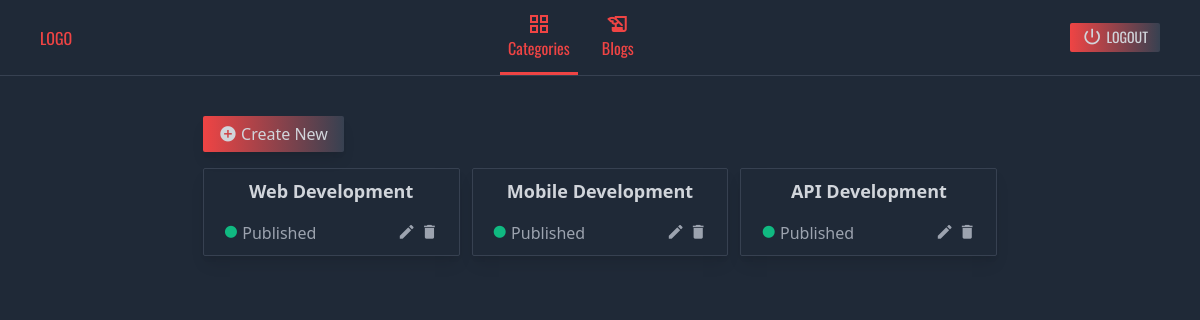
/admin/index.php (signed in), run on the app's committed database.
### tables this page shows
CREATE TABLE `categories` (
  `id` int(11) NOT NULL,
  `name` varchar(255) NOT NULL,
  `is_publish` enum('1','0') NOT NULL DEFAULT '1',
  `created_at` timestamp NOT NULL DEFAULT current_timestamp() ON UPDATE current_timestamp()
);

### controller/admin/Connection.php (called while the page is built)
<?php
class Connection
{
    private $server = '127.0.0.1';
    private $user = 'root';
    private $password = '';
    private $db = 'blog_sayar';
    protected function connect()
    {
        try {
            $conn = new PDO("mysql:host=$this->server;dbname=$this->db", $this->user, $this->password);
            $conn->setAttribute(PDO::ATTR_ERRMODE, PDO::ERRMODE_EXCEPTION);
            return $conn;
        } catch (PDOException $e){
            echo $e->getMessage();
            die();
        }
    }
}

### controller/admin/Categories.php (called while the page is built, shortened)
<?php
class Categories extends Connection{
    private $con;
    function __construct()
    {
        $this->con = $this->connect();
    }
    function getAll(){
        $sql = "SELECT * FROM categories";
        $res = $this->con->prepare($sql);
        $res->execute();
        $data = $res->fetchAll(PDO::FETCH_OBJ);
        return $data;
    }
}

### admin/index.php (the view)
<?php
 require_once 'layout/header.php';
 $cat = new Categories();
 $data = $cat->getAll();
?>
   <section class="grid grid-cols-12 mt-10 gap-4">
       <div class="col-start-3 col-span-8">
           <a href="categories_create.php" class="flex w-max items-center gap-1
           bg-gradient-to-r from-red-500 to-gray-700 text-gray-300 py-1.5 px-4 rounded-sm shadow-lg">
              <i class="material-icons" style="font-size: 1.15rem;">add_circle</i> Create New</a>
       </div>
        <div class="col-start-3 col-span-8 grid grid-cols-12 gap-3">
            <?php
                foreach($data as $d){
                    ?>
                    <div class="card col-span-4 text-gray-200 shadow-lg border border-gray-700 rounded-sm
                        py-2 px-5">
                        <h4 class="text-center text-lg font-bold text-gray-300">
                            <?php echo $d->name; ?>
                        </h4>
                        <div class="flex justify-between mt-4 text-gray-400">
                            <div>
                                <i class="material-icons publish <?php
                                    echo $d->is_publish == '1' ? 'text-green-500' : 'text-ray-800';
                                ?>">circle</i>
                                <?php
                                    echo $d->is_publish == '1' ? 'Published' : 'Unpublished';
                                ?>
                            </div>
                            <div class="action mt-0.5">
                                <a href="categories_edit.php?id=<?php echo $d->id; ?>" class="material-icons">edit</a>
                                <a href="categories_delete.php?id=<?php echo $d->id; ?>" class="material-icons">delete</a>
                            </div>
                        </div>
                    </div>
            <?php
                }
            ?>
        </div>
   </section>
<?php
 require_once 'layout/footer.php';
?>

### admin/assets/css/style.css (style rules this page uses)
:root { --app-font: 'Oswald', sans-serif; --body-font: 'Roboto', sans-serif; }
.card .publish { font-size: 0.9rem; }
.material-icons { font-size: 1.15rem; }

### data on the page
categories: name "Web Development", is_publish "Published"
categories: name "Mobile Development", is_publish "Published"
categories: name "API Development", is_publish "Published"
